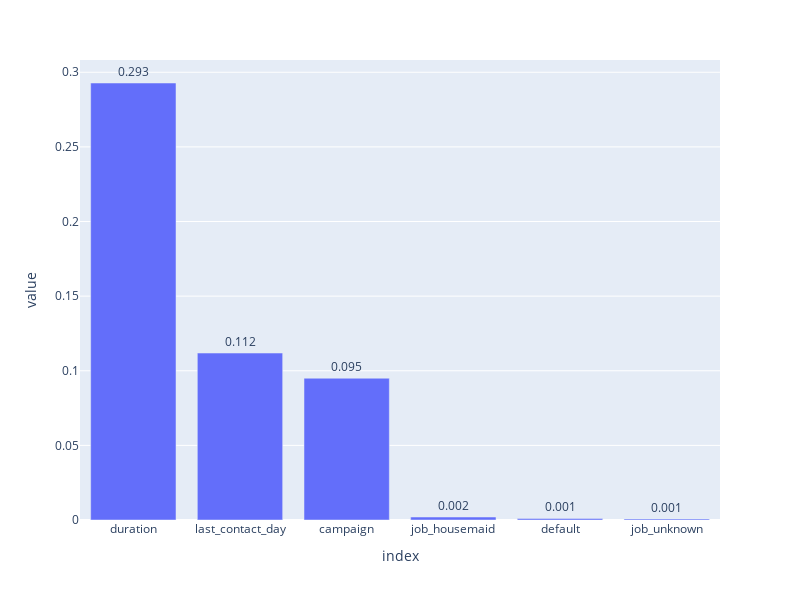

Write notebook code for a chart like this one.
### Code cell
# Calculate metrics
accuracy = accuracy_score(predictions, y_test.values.ravel())
precision = precision_score(predictions, y_test.values.ravel())
recall = recall_score(predictions, y_test.values.ravel())
f1score = f1_score(predictions, y_test.values.ravel())

cm = 100 * confusion_matrix(y_test.values.ravel(), predictions, labels=model.classes_) / len(y_test.values.ravel())
disp = ConfusionMatrixDisplay(confusion_matrix=cm, display_labels=model.classes_)

print(f"Accuracy: {accuracy:.2f} - Precision: {precision:.2f} - Recall: {recall:.2f} - F1 Score: {f1score:.2f}")
disp.plot()
plt.show()

# Plot 3 most important features and 3 less important
importances = pd.Series(model.feature_importances_, index=model.feature_names_in_).sort_values(ascending=False)
importances_to_plot = pd.concat([importances[:3],importances[-3:]])
imp_df = pd.DataFrame(importances_to_plot).reset_index()
imp_df = pd.melt(imp_df, id_vars=['index'], value_vars=imp_df.columns[1:])
fig = px.bar(imp_df, x='index', y='value', width=800, height=600)
fig.update_traces(textposition='outside')
fig.data[-1].text = np.round(imp_df['value'],3)
fig.show()

### Figure 1 — Plotly figure (JSON) as saved in the notebook; plotly's stock layout.template omitted (floating-point values rounded to 4 significant figures)
{"data": [{"alignmentgroup": "True", "hovertemplate": "index=%{x}<br>value=%{y}<extra></extra>", "legendgroup": "", "marker": {"color": "#636efa", "pattern": {"shape": ""}}, "name": "", "offsetgroup": "", "orientation": "v", "showlegend": false, "text": [0.293, 0.112, 0.095, 0.002, 0.001, 0.001], "textposition": "outside", "type": "bar", "x": ["duration", "last_contact_day", "campaign", "job_housemaid", "default", "job_unknown"], "xaxis": "x", "y": [0.2928, 0.1119, 0.095, 0.001991, 0.001032, 0.0007317], "yaxis": "y"}], "layout": {"barmode": "relative", "height": 600, "legend": {"tracegroupgap": 0}, "margin": {"t": 60}, "width": 800, "xaxis": {"anchor": "y", "domain": [0, 1], "title": {"text": "index"}}, "yaxis": {"anchor": "x", "domain": [0, 1], "title": {"text": "value"}}}}
